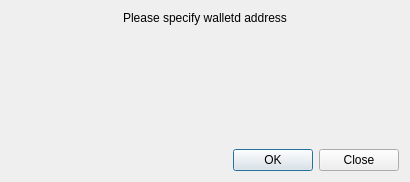
<?xml version="1.0" encoding="UTF-8"?>
<ui version="4.0">
 <class>ConnectSelectionDialog</class>
 <widget class="QDialog" name="ConnectSelectionDialog">
  <property name="geometry">
   <rect>
    <x>0</x>
    <y>0</y>
    <width>410</width>
    <height>182</height>
   </rect>
  </property>
  <property name="windowTitle">
   <string>Dialog</string>
  </property>
  <layout class="QVBoxLayout" name="verticalLayout">
   <item>
    <widget class="QLabel" name="label">
     <property name="sizePolicy">
      <sizepolicy hsizetype="Preferred" vsizetype="Fixed">
       <horstretch>0</horstretch>
       <verstretch>0</verstretch>
      </sizepolicy>
     </property>
     <property name="text">
      <string>Please specify walletd address</string>
     </property>
     <property name="alignment">
      <set>Qt::AlignCenter</set>
     </property>
    </widget>
   </item>
   <item>
    <widget class="WalletGUI::ConnectionOptionsFrame" name="m_connectionOptionsFrame" native="true"/>
   </item>
   <item>
    <widget class="QDialogButtonBox" name="buttonBox">
     <property name="orientation">
      <enum>Qt::Horizontal</enum>
     </property>
     <property name="standardButtons">
      <set>QDialogButtonBox::Close|QDialogButtonBox::Ok</set>
     </property>
    </widget>
   </item>
  </layout>
 </widget>
 <customwidgets>
  <customwidget>
   <class>WalletGUI::ConnectionOptionsFrame</class>
   <extends>QWidget</extends>
   <header>connectionoptionsframe.h</header>
   <container>1</container>
  </customwidget>
 </customwidgets>
 <resources/>
 <connections>
  <connection>
   <sender>buttonBox</sender>
   <signal>accepted()</signal>
   <receiver>ConnectSelectionDialog</receiver>
   <slot>accept()</slot>
   <hints>
    <hint type="sourcelabel">
     <x>248</x>
     <y>254</y>
    </hint>
    <hint type="destinationlabel">
     <x>157</x>
     <y>274</y>
    </hint>
   </hints>
  </connection>
  <connection>
   <sender>buttonBox</sender>
   <signal>rejected()</signal>
   <receiver>ConnectSelectionDialog</receiver>
   <slot>reject()</slot>
   <hints>
    <hint type="sourcelabel">
     <x>316</x>
     <y>260</y>
    </hint>
    <hint type="destinationlabel">
     <x>286</x>
     <y>274</y>
    </hint>
   </hints>
  </connection>
 </connections>
</ui>
